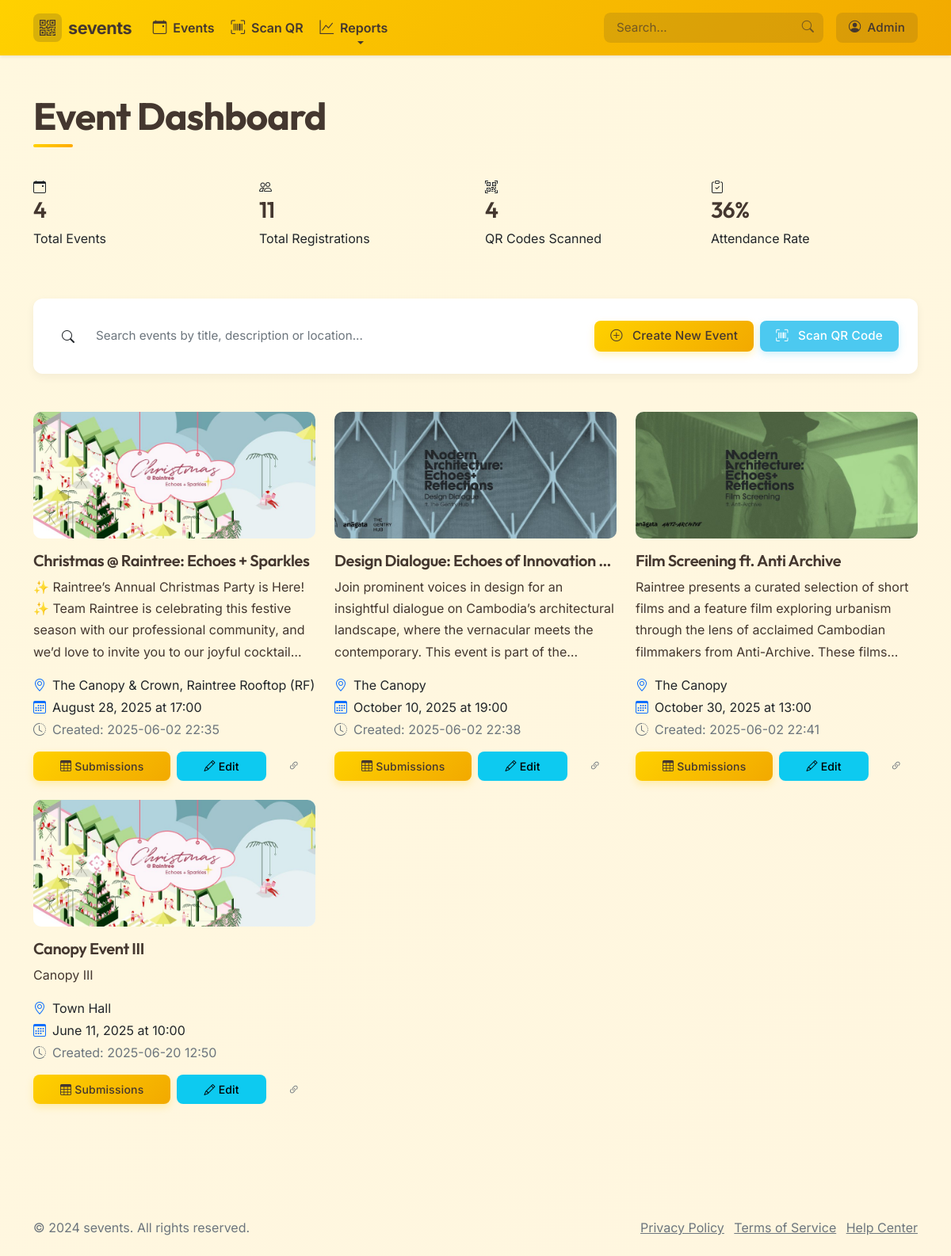
Page /form (signed in) on the committed database.
### models.py (models this page shows)
class FormModel(Base):
    __tablename__ = "forms"
    id = Column(Integer, primary_key=True, index=True)
    hash_id = Column(String, unique=True, index=True, default=lambda: uuid.uuid4().hex)
    title = Column(String)
    description = Column(String)
    location = Column(String, nullable=True)
    event_date = Column(DateTime, nullable=True)
    event_time = Column(String, nullable=True)
    image_url = Column(String, nullable=True)  # Legacy field - maintain for backward compatibility
    has_capacity = Column(Boolean, default=False)  # Whether event has limited capacity
    capacity = Column(Integer, nullable=True)  # Total seat capacity (null = unlimited)
    created_at = Column(DateTime, default=lambda: datetime.now(pytz.timezone('Asia/Bangkok')))
    fields = relationship("FormField", back_populates="form", cascade="all, delete-orphan")
    submissions = relationship("Submission", back_populates="form")
    images = relationship("EventImage", back_populates="form", cascade="all, delete-orphan")

class EventImage(Base):
    __tablename__ = "event_images"
    id = Column(Integer, primary_key=True, index=True)
    form_id = Column(Integer, ForeignKey("forms.id"))
    image_url = Column(String, nullable=False)
    is_primary = Column(Boolean, default=False)  # Flag for primary image
    created_at = Column(DateTime, default=lambda: datetime.now(pytz.timezone('Asia/Bangkok')))
    form = relationship("FormModel", back_populates="images")

### routers/form.py (the view)
@router.get("", dependencies=[Depends(get_admin_user)])
async def read_root(request: Request, db: db_dependency):
    forms = db.query(FormModel).all()
    for form in forms:
        form.public_url = f"/submission/create/{form.hash_id}"
    return templates.TemplateResponse("form.html", {
        "request": request,
        "forms": forms
    })

### templates/form.html (shortened to what this page needs)
{% extends "base.html" %} {% block content %}
<div class="container py-5">
  <div class="row mb-4">
    <div class="col-12">
      <h1 class="display-5 fw-bold mb-4">Event Dashboard</h1>
    </div>
  </div>
  <div class="row mb-5">
    <div class="col-md-3 mb-4 mb-md-0">
      <div class="stats-card">
        <div class="stats-icon">
          <i class="bi bi-calendar-event"></i>
        </div>
        <h3>{{ forms|length }}</h3>
        <p>Total Events</p>
      </div>
    </div>
    <div class="col-md-3 mb-4 mb-md-0">
      <div class="stats-card">
        <div class="stats-icon">
          <i class="bi bi-people"></i>
        </div>
        <h3 id="total-submissions">0</h3>
        <p>Total Registrations</p>
      </div>
    </div>
    <div class="col-md-3 mb-4 mb-md-0">
      <div class="stats-card">
        <div class="stats-icon">
          <i class="bi bi-qr-code-scan"></i>
        </div>
        <h3 id="total-scanned">0</h3>
        <p>QR Codes Scanned</p>
      </div>
    </div>
    <div class="col-md-3">
      <div class="stats-card">
        <div class="stats-icon">
          <i class="bi bi-clipboard-check"></i>
        </div>
        <h3 id="attendance-rate">0%</h3>
        <p>Attendance Rate</p>
      </div>
    </div>
  </div>
  <div class="card mb-5">
    <div
      class="card-body d-md-flex justify-content-between align-items-center p-4"
    >
      <div class="input-group mb-3 mb-md-0" style="max-width: 500px">
        <span class="input-group-text border-0 bg-white">
          <i class="bi bi-search"></i>
        </span>
        <input
          type="text"
          id="event-search"
          class="form-control border-0 shadow-none"
          placeholder="Search events by title, description or location..."
        />
      </div>
      <div class="d-flex gap-2 flex-wrap">
        <button
          class="btn btn-primary"
          data-bs-toggle="modal"
          data-bs-target="#newFormModal"
        >
          <i class="bi bi-plus-circle me-2"></i> Create New Event
        </button>
        <a class="btn btn-accent" href="/qr/scan-real">
          <i class="bi bi-upc-scan me-2"></i> Scan QR Code
        </a>
      </div>
    </div>
  </div>
  <div class="row" id="events-container">
    {% for form in forms %}
    <div class="col-md-6 col-lg-4 mb-4 event-item">
      <div class="event-card h-100">
        {% if form.images and form.images|length > 0 %}
        <div
          class="event-card-image mb-3"
          style="
            height: 160px;
            overflow: hidden;
            border-radius: 10px;
            background-color: #f5f7fa;
          "
        >
          <img
            src="{{ form.images[0].image_url }}"
            alt="{{ form.title }}"
            class="w-100 h-100 object-fit-cover"
          />
        </div>
        {% endif %}
        <div class="d-flex justify-content-between align-items-start mb-2">
          <h5 class="mb-0 text-truncate">{{ form.title }}</h5>
        </div>
        <div class="event-description mb-3">
          <div
            class="mb-0 text-break markdown-content description-preview"
            style="
              overflow: hidden;
              text-overflow: ellipsis;
              display: -webkit-box;
              -webkit-line-clamp: 4;
              -webkit-box-orient: vertical;
            "
          >
            {{ form.description }}
          </div>
        </div>
        <div class="event-meta mb-3">
          <div class="d-flex align-items-center mb-1">
            <i class="bi bi-geo-alt me-2 text-primary"></i>
            <span>{{ form.location or 'No location specified' }}</span>
          </div>
          <div class="d-flex align-items-center mb-1">
            <i class="bi bi-calendar3 me-2 text-primary"></i>
            <span>
              {% if form.event_date %} {{ form.event_date.strftime('%B %d, %Y')
              }} {% if form.event_time %}at {{ form.event_time }}{% endif %} {%
              else %} Date not specified {% endif %}
            </span>
          </div>
          <div class="d-flex align-items-center">
            <i class="bi bi-clock-history me-2 text-muted"></i>
            <span class="text-muted"
              >Created: {{ form.created_at.strftime('%Y-%m-%d %H:%M') }}</span
            >
          </div>
        </div>
        <div class="d-flex gap-2 flex-wrap mt-auto">
          <a
            href="/form/forms/{{ form.id }}"
            class="btn btn-sm btn-primary d-flex align-items-center justify-content-center flex-grow-1"
          >
            <i class="bi bi-table me-1"></i> Submissions
          </a>
          <a
            href="/form/forms/{{ form.id }}/edit"
            class="btn btn-sm btn-info d-flex align-items-center justify-content-center flex-grow-1"
          >
            <i class="bi bi-pencil me-1"></i> Edit
          </a>
          <button
            class="btn btn-sm btn-outline-secondary d-flex align-items-center justify-content-center"
            onclick="copyLink('/submission/create/{{ form.hash_id }}')"
            data-bs-toggle="tooltip"
            title="Copy registration link"
          >
            <i class="bi bi-link-45deg"></i>
          </button>
        </div>
      </div>
    </div>
    {% endfor %}
  </div>
</div>
{% endblock %}

### templates/base.html (style rules this page uses)
:root { --primary-color: #FFD100; --secondary-color: #F2A900; --accent-color: #FFAA00; --light-color: #FFFAEB; --dark-color: #44372F; --neutral-color: #FFF5D6; --success-color: #4caf50; --warning-color: #ff9e00; --danger-color: #f72585; --info-color: #0096c7; --font-main: 'Inter', -apple-system, BlinkMacSystemFont, "Segoe UI", Roboto, "Helvetica Neue", Arial, sans-serif; --font-headings: 'Outfit', -apple-system, BlinkMacSystemFont, "Segoe UI", Roboto, "Helvetica Neue", Arial, sans-serif; }
body { font-family: var(--font-main); background-color: var(--light-color); background-image: linear-gradient(135deg, rgba(255, 209, 0, 0.05) 0%, rgba(255, 170, 0, 0.05) 100%); background-attachment: fixed; min-height: 100vh; display: flex; flex-direction: column; }
h1, h2, h3, h4, h5, h6 { font-family: var(--font-headings); font-weight: 600; color: var(--dark-color); letter-spacing: -0.02em; }
.card { border: none; border-radius: 12px; box-shadow: 0 0.25rem 0.75rem rgba(0, 0, 0, 0.05); overflow: hidden; transition: all 0.3s cubic-bezier(0.4, 0, 0.2, 1); }
.btn { font-weight: 500; padding: 0.5rem 1.25rem; border-radius: 8px; border: none; transition: all 0.2s ease; }
.btn-primary { background: linear-gradient(135deg, var(--primary-color), var(--secondary-color)); box-shadow: 0 4px 10px rgba(255, 209, 0, 0.25); color: var(--dark-color); }
.form-control { border-radius: 8px; padding: 0.75rem 1rem; border: 1px solid var(--neutral-color); transition: all 0.2s ease; }
.markdown-content { line-height: 1.7; color: var(--dark-color); }

### templates/navbar.html (style rules this page uses)
:root { --primary-color: #FFD100; --secondary-color: #F2A900; --accent-color: #FFAA00; --light-color: #FFFAEB; --dark-color: #44372F; --neutral-color: #FFF5D6; }

### templates/form.html (style rules this page uses)
.event-card { display: flex; flex-direction: column; }
.btn-accent { background-color: #4cc9f0; color: white; box-shadow: 0 4px 10px rgba(76, 201, 240, 0.25); }

### rows in the picture
FormModel: image_url (picture), title "Christmas @ Raintree: Echoes + Sparkles", description "✨ Raintree’s Annual Christmas Party is Here! ✨ Team Raintree is celebrating this festive season with our professional community, and we’d love to invite you to our joyful…", location "The Canopy & Crown, Raintree Rooftop (RF)", event_date "August 28, 2025", event_time "17:00", created_at "2025-06-02 22:35"
FormModel: image_url (picture), title "Design Dialogue: Echoes of Innovation…", description "Join prominent voices in design for an insightful dialogue on Cambodia’s architectural landscape, where the vernacular meets the contemporary. This event is part of…", location "The Canopy", event_date "October 10, 2025", event_time "19:00", created_at "2025-06-02 22:38"
FormModel: image_url (picture), title "Film Screening ft. Anti Archive", description "Raintree presents a curated selection of short films and a feature film exploring urbanism through the lens of acclaimed Cambodian filmmakers from Anti-Archive. These…", location "The Canopy", event_date "October 30, 2025", event_time "13:00", created_at "2025-06-02 22:41"
FormModel: image_url (picture), title "Canopy Event III", description "Canopy III", location "Town Hall", event_date "June 11, 2025", event_time "10:00", created_at "2025-06-20 12:50"
